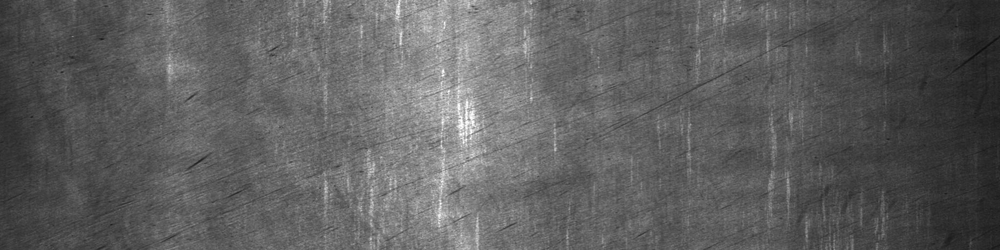
#> input picture testTools/0342_90.bmp, 1000 x 250 px, shrunk from 2048 x 512 before the run
$ python ssim.py 0342_90.bmp 0342_90.bmp
#> lines starting #> are read from the running program, lines starting #| are printed output that depends on the picture
import sys
usage='''Usage: python3 ssim_std_cmd.py img1.jpg img2.jpg '''
if len(sys.argv) != 3:
    print(usage)
    exit()
import numpy as np
from scipy.signal import convolve2d
from PIL import Image

def window_gaussian(size, sigma=0.5):
    n = (size-1)//2
    var=np.asarray([ [x**2 + y**2 for x in range(-n, n+1)] for y in range(-n,n+1) ])
    hg = np.exp(-var/(2*sigma**2))
    h = hg/hg.sum()
    return h

def readImg2grey(imgName):
#> called with imgName = '0342_90.bmp'
    im = Image.open(imgName)
#> im is the input picture: PIL image 1000x250 L; min 13, max 255, mean 95
    if im.mode !='L':
        im = np.array(im.convert('L')).astype(np.float32)
    else:
        im = np.array(im).astype(np.float32)
#> im: shape (250, 1000) float32
    return im

def mssim(imgName1, imgName2, cvmode='valid'):
    L = 255
    K = [0.01, 0.03]
    C1 = (K[0]*L)**2
    C2 = (K[1]*L)**2
    window = window_gaussian(11, 1.5)
    # window = window_gaussian(3, 1)
    img1 = readImg2grey(imgName1)
    img2 = readImg2grey(imgName2)
    mu1 = convolve2d(img1, window, cvmode)
    mu2 = convolve2d(img2, window, cvmode)
    mu1_sq, mu2_sq = mu1**2, mu2**2
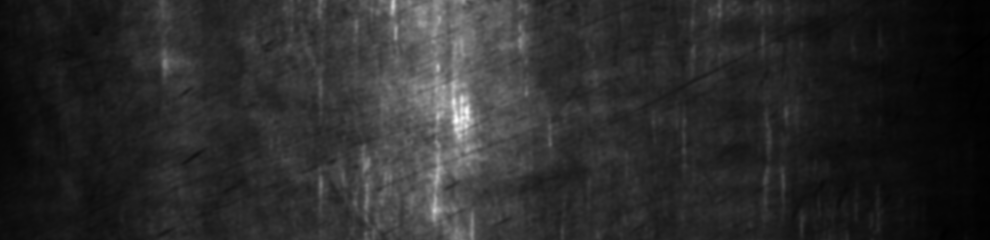
#> mu1_sq: shape (240, 990) float64; min 735.2, max 54086.4, mean 9932.1; drawn with min black and max white
    mu1_mu2 = mu1*mu2
    sigma1_sq = convolve2d(img1*img1, window, cvmode) - mu1_sq
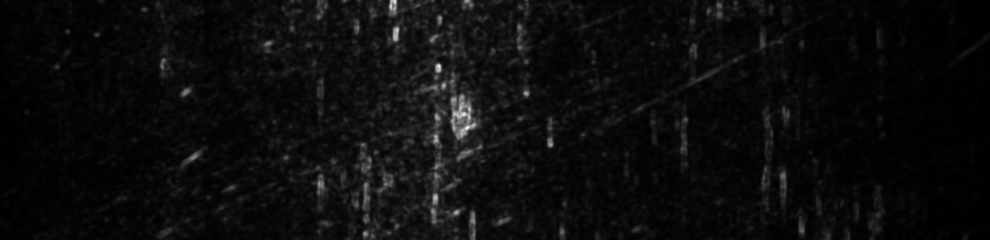
#> sigma1_sq: shape (240, 990) float64; min 2.2, max 1446.9, mean 74.9; drawn with min black and max white
    sigma2_sq = convolve2d(img2*img2, window, cvmode) - mu2_sq
    sigma12 = convolve2d(img1*img2, window, cvmode) - mu1_mu2
    ssim_map = ((2*mu1_mu2 + C1)*(2*sigma12 + C2))/((mu1_sq + mu2_sq + C1)*(sigma1_sq + sigma2_sq + C2))
#> ssim_map: shape (240, 990) float64; every value is 1
    m_ssim = ssim_map.mean()
#> m_ssim = 1
    # print(mssim)
    return m_ssim

def main():
    img1 = sys.argv[1]
    img2 = sys.argv[2]
    print('MSSIM: %.4f'%(mssim(img1, img2)))

if __name__ == '__main__':
    main()
